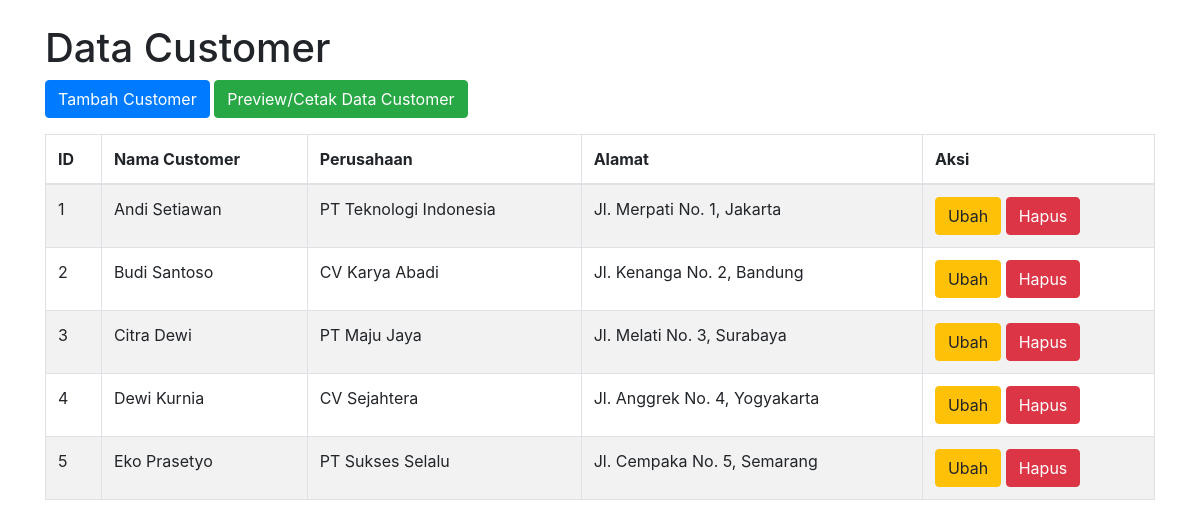
Screenshot of /tampil_customer.php with the database file from the repository.
### tables this page shows
CREATE TABLE `customer` (
  `id_customer` int(11) NOT NULL,
  `nama_customer` varchar(100) NOT NULL,
  `perusahaan_cust` varchar(100) NOT NULL,
  `alamat` varchar(255) NOT NULL
);

### tampil_customer.php (the view, shortened to what this page needs)
<?php
include 'koneksi.php';
$sql = "SELECT * FROM customer";
$result = $conn->query($sql);
?>
<!DOCTYPE html>
<html lang="id">
<head>
    <link rel="stylesheet" href="https://stackpath.bootstrapcdn.com/bootstrap/4.5.2/css/bootstrap.min.css">
</head>
<body>
<div class="container mt-4">
    <h1>Data Customer</h1>
    <a href="tambah_customer.php" class="btn btn-primary mb-3">Tambah Customer</a>
    <a href="cetak_customer.php" class="btn btn-success mb-3">Preview/Cetak Data Customer</a>
    <table class="table table-bordered table-striped">
        <thead>
            <tr>
                <th>ID</th>
                <th>Nama Customer</th>
                <th>Perusahaan</th>
                <th>Alamat</th>
                <th>Aksi</th>
            </tr>
        </thead>
        <tbody>
            <?php while($row = $result->fetch_assoc()): ?>
            <tr>
                <td><?php echo $row['id_customer']; ?></td>
                <td><?php echo $row['nama_customer']; ?></td>
                <td><?php echo $row['perusahaan_cust']; ?></td>
                <td><?php echo $row['alamat']; ?></td>
                <td>
                    <a href="ubah_customer.php?id=<?php echo $row['id_customer']; ?>" class="btn btn-warning">Ubah</a>
                    <a href="hapus_customer.php?id=<?php echo $row['id_customer']; ?>" class="btn btn-danger">Hapus</a>
                </td>
            </tr>
            <?php endwhile; ?>
        </tbody>
    </table>
</div>
</body>
</html>

### rows the page displays
customer: id_customer "1", nama_customer "Andi Setiawan", perusahaan_cust "PT Teknologi Indonesia", alamat "Jl. Merpati No. 1, Jakarta"
customer: id_customer "2", nama_customer "Budi Santoso", perusahaan_cust "CV Karya Abadi", alamat "Jl. Kenanga No. 2, Bandung"
customer: id_customer "3", nama_customer "Citra Dewi", perusahaan_cust "PT Maju Jaya", alamat "Jl. Melati No. 3, Surabaya"
customer: id_customer "4", nama_customer "Dewi Kurnia", perusahaan_cust "CV Sejahtera", alamat "Jl. Anggrek No. 4, Yogyakarta"
customer: id_customer "5", nama_customer "Eko Prasetyo", perusahaan_cust "PT Sukses Selalu", alamat "Jl. Cempaka No. 5, Semarang"
